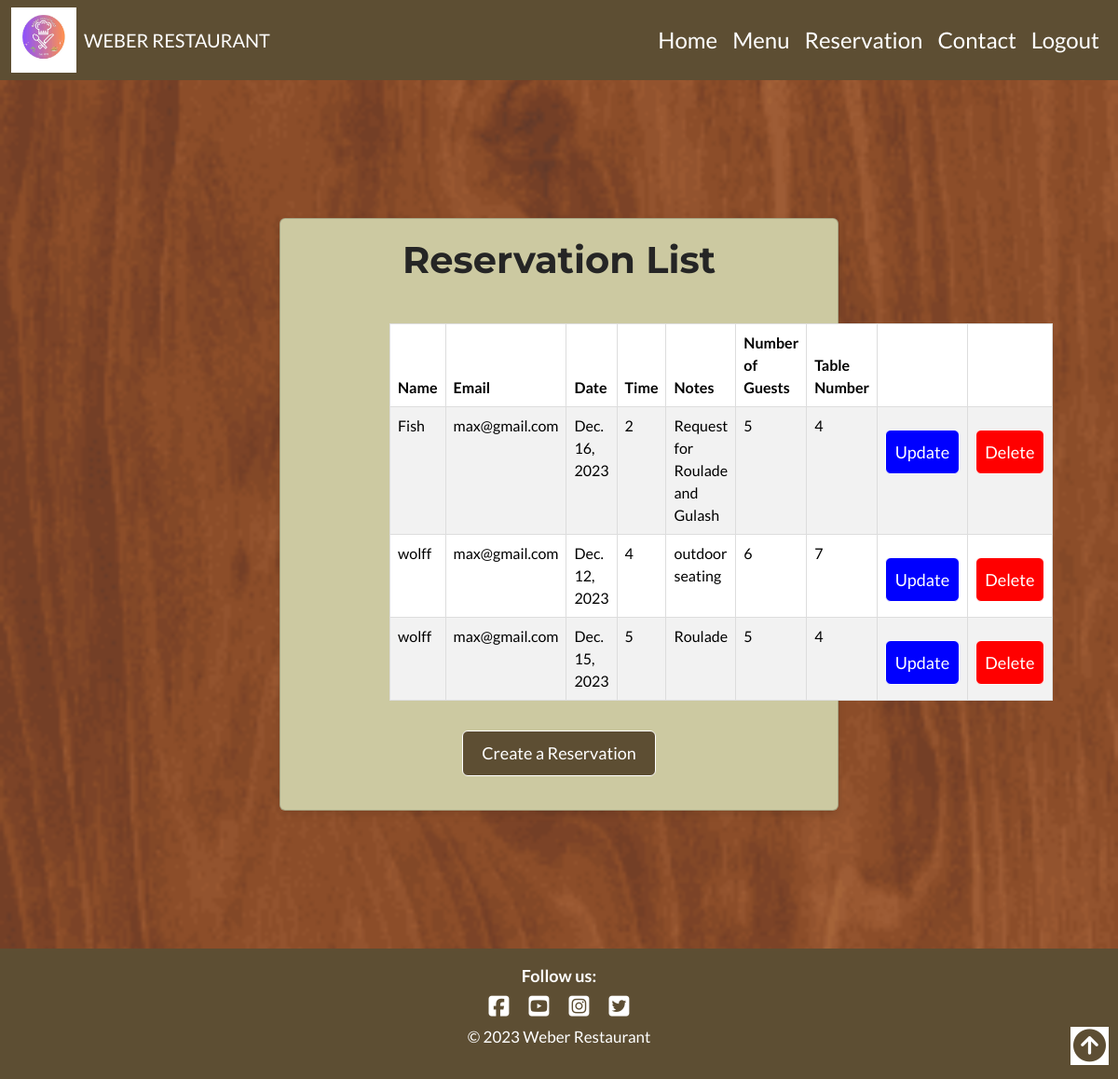
Before: /reservation_list (signed in) with the older database file.
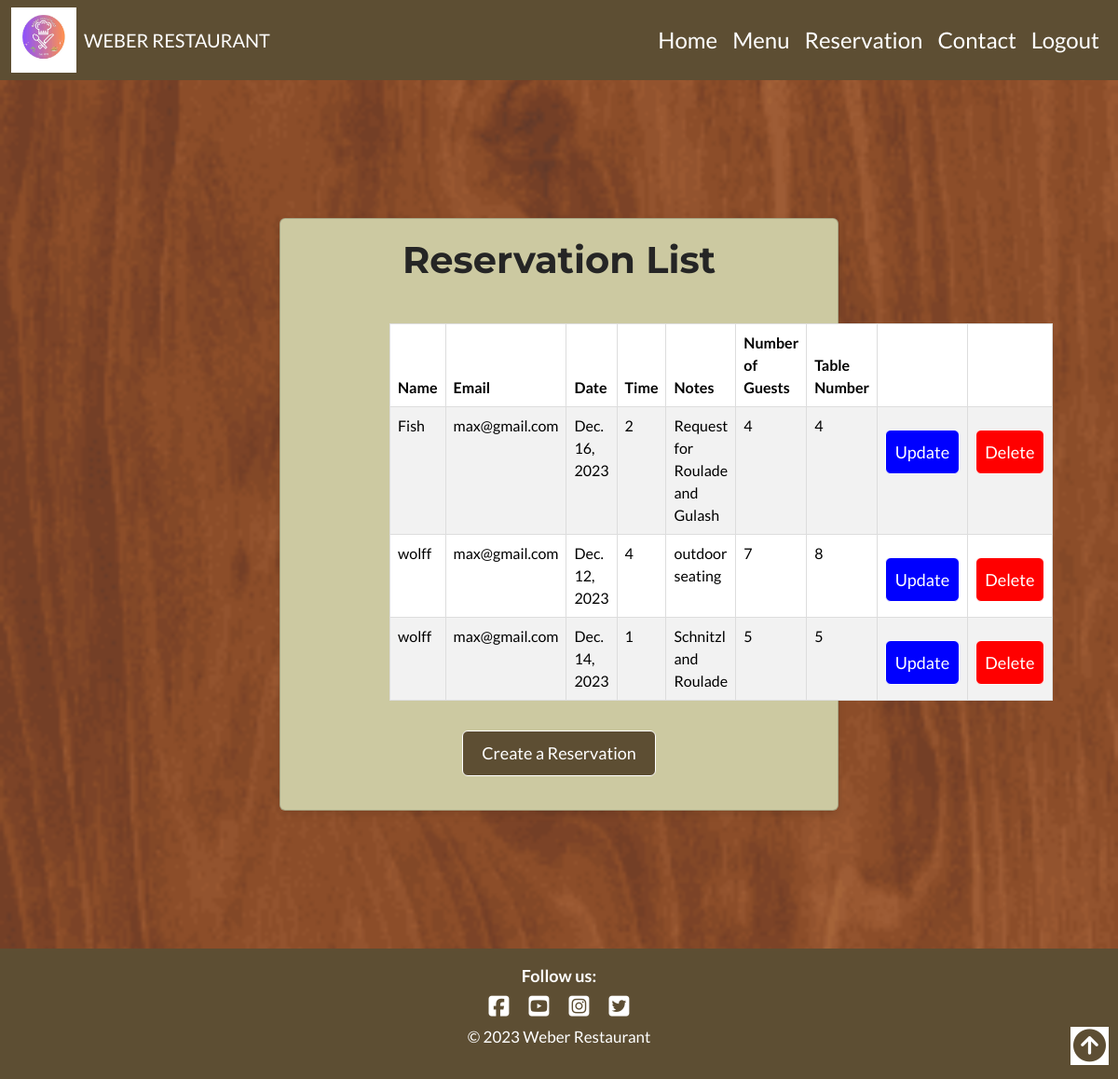
After: the same page with the newer database file.
### reservations/models.py (models this page shows, shortened)
class Reservations(models.Model):
    user = models.ForeignKey(User, on_delete=models.CASCADE)
    name = models.CharField(max_length=100)
    customer_email = models.EmailField(max_length=150)
    date = models.DateField()
    time = models.IntegerField(choices=RESERVATION_TIME, default=1)
    notes = models.TextField(null=True, blank=True) # This is not a required field
    table = models.ForeignKey('Table', on_delete=models.CASCADE)
    number_of_guests = models.IntegerField()
    created = models.DateTimeField(auto_now_add=True)

class Table(models.Model):
    table_number = models.IntegerField(unique=True)
    capacity = models.IntegerField(choices=CAPACITY, default=2)
    def __str__(self):
        return str(self.table_number)

### reservations/views.py (the view)
# urls.py: path('reservation_list', Reservation_List_View.as_view(), name='reservation_list'),
class Reservation_List_View(ListView):
    model = Reservations
    template_name = "reservation_list.html"
    context_object_name = 'reservations'
    def get_queryset(self):
        if self.request.user.is_staff:
            queryset = super().get_queryset()
            booking_email = self.request.GET.get('booking_email')
            booking_date = self.request.GET.get('booking_date')
            if booking_email:  # If booking_email is not None
                queryset = queryset.filter(customer_email=booking_email)
            if booking_date:
                queryset = queryset.filter(date=booking_date)
            queryset = queryset.filter(
                date__gte=datetime.date.today()-datetime.timedelta(days=1))
            return queryset
        else:
            return Reservations.objects.filter(user=self.request.user)
    def get_context_data(self, **kwargs):
        context = super().get_context_data(**kwargs)
        context['search_form'] = SearchReservationForm(
            self .request.GET or None)
        context['navbar'] = 'view'
        return context

### templates/reservation_list.html (shortened to what this page needs)
{% extends "base.html" %} {% block content %}
<head>
</head>
<body>
<div class="wrapper">
  <div class="container form-style w-50 card card-body mt-5 mb-5" style="background-color: #CCC9A1; margin-bottom: 40px;" id="signin">
  <h2 class="text-center">Reservation List</h2>
  <div class="row reservation-container">
    <div class="col-10 col-md-8 text-center reservations-table m-3 mx-auto">
  <table class="table table-striped table-hover table-responsive">
    <thead>
      <tr>
        <th>Name</th>
        <th>Email</th>
        <th>Date</th>
        <th>Time</th>
        <th>Notes</th>
        <th>Number of Guests</th>
        <th>Table Number</th>
        <th></th>
        <th></th>
      </tr>
    </thead>
    <tbody>
      {% for reservation in reservations %}
      <tr>
        <td>{{ reservation.name }}</td>
        <td>{{ reservation.customer_email }}</td>
        <td>{{ reservation.date }}</td>
        <td>{{ reservation.time }}</td>
        <td>{{ reservation.notes }}</td>
        <td>{{ reservation.number_of_guests }}</td>
        <td>{{ reservation.table }}</td>
        <td>
            <a class="btn btn-success mt-3 w-20 text-center" href="{% url 'reservation_edit' reservation.pk %}" style="background-color: blue; padding: 0.6rem;">Update</a>
        </td>
        <td>
          <a class="btn btn-success mt-3 w-20 text-center" href="{% url 'reservation_delete' reservation.pk %}" style="background-color: red; padding: 0.6rem;">Delete</a>
        </td>
      </tr>
      {% endfor %}
    </tbody>
  </table>
  <form method="post" action="{% url 'booking' %}">
    <button class="btn btn-success mt-3 w-20 text-center" type="submit">Create a Reservation</button>
  </form>
    </div>
  </div>
  </div>
</div>
</body>
{% endblock %}

### templates/base.html (shortened to what this page needs)
{% load static %}
<!DOCTYPE html>
<html lang="en">
  <head>
    <link
      href="https://cdn.jsdelivr.net/npm/bootstrap@5.3.2/dist/css/bootstrap.min.css"
      rel="stylesheet"
>
    <link rel="stylesheet" href="{% static "css/style.css" %}">
  </head>
  <body>
    <nav class="navbar navbar-expand-lg">
      <div class="container-fluid">
        <img src="{% static "images/weber-restaurant-logo.jpg" %}"  width="70" height="70" alt="Logo" class="d-inline-block align-text-top">
        <a class="navbar-brand px-2 display-1" href="/">
          Weber Restaurant
        </a>
        <div class="collapse navbar-collapse d-flex justify-content-sm-start justify-content-lg-end " id="navbarNavDropdown">
          <ul class="navbar-nav">
            <li class="nav-item">
              <a class="nav-link active" aria-current="page" href="{% url "homepage" %}">Home</a>
            </li>
            <li class="nav-item">
              <a class="nav-link" href="{% url "menu" %}">Menu</a>
            </li>
            <li class="nav-item">
              <a class="nav-link" href="{% url "booking" %}">Reservation</a>
            </li>
            <li class="nav-item">
              <a class="nav-link " href="{% url "contact" %}">Contact</a>
            </li>
            {% if request.user.is_authenticated %}
              <li class="nav-item">
                <a class="nav-link " href="{% url "account_logout" %}">Logout</a>
              </li>
            {% endif %}
          </ul>
        </div>
      </div>
    </nav>
    {% block content %}
    {% endblock  %}
      <footer  class="footers container-fluid d-flex flex-column align-items-center mt-auto py-3" style="background-color: #5D4E33;">
        <div class="footer-text text-white">Follow us:</div>
        <div>
            <a class="social-links" href="https://facebook.com" target="_blank" rel="noopeener" aria-label="Visit our Facebook page (opens in a new tab)">
              <i class="fa-brands fa-square-facebook"></i></a>
            <a class="social-links" href="https://youtube.com" target="_blank" rel="noopeener" aria-label="Visit our youtube page (opens in a new tab)">
              <i class="fa-brands fa-square-youtube"></i></a>
            <a class="social-links" href="https://instagram.com" target="_blank" rel="noopeener" aria-label="Visit our Instagram page (opens in a new tab)">
              <i class="fa-brands fa-square-instagram"></i></a>
            <a class="social-links" href="https://twitter.com" target="_blank" rel="noopeener" aria-label="Visit our Twitter page (opens in a new tab)">
              <i class="fa-brands fa-square-twitter"></i></a>
        </div>
        <p class="text-white text-font"> &copy; <span id="date"></span> Weber Restaurant </p>
      </footer>
      <a href="#top"><i class="fa-solid fa-circle-arrow-up top"></i></a>
    <link rel="stylesheet" href="https://cdnjs.cloudflare.com/ajax/libs/font-awesome/6.4.2/css/all.min.css">
</body>
</html>

### static/css/style.css (style rules this page uses)
* { box-sizing: border-box; text-decoration: none; }
body { font-family: Lato, sans-serif; font-weight: 400; color: #3a3a3a; }
h1, h2 { font-family: Montserrat, sans-serif; font-weight: 700; color: #252525; }
.navbar { background-color: #5D4E33; }
.navbar-brand { color: #fff; font-size: 20px; font-weight: 400; text-transform: uppercase; }
.nav-link { font-size: 24px; font-weight: 500; color: #fff; transition: all 2s ease; }
a { color: white !important; }
.fa-solid { color: #5D4E33; font-size: 35px; }
.top { position: fixed; bottom: 15px; right: 10px; background-color: #fff; padding: 3px; color: #5D4E33; }
.footers { margin-top: 35px; background-color: #5D4E33; max-width: 100%; padding: 12px 0; display: flex; flex-direction: column; justify-content: center; align-items: center; }
.social-links i { padding: 7px 9px; transition: all 0.2s ease; color: #fff; font-size: 25px; }
.footer-text { font-size: 18px; font-weight: 600; }
.text-font { font-size: 17px; }
.wrapper { background: url("../images/about-bg1.png"); background-attachment: fixed; color: white; background-repeat: no-repeat; background-size: cover; padding-top: 100px; padding-bottom: 100px; }
h2 { font-size: 40px; }
#signin { background-color: #f8f9fa; padding: 20px; box-shadow: 0 4px 8px rgba(0, 0, 0, 0.1); color: #3a3a3a; }
.btn { background-color: #5D4E33; border-color: #fff; transition: all 0.8s ease; font-size: 18px; padding: 10px 20px; }

### templates/reservation_list.html (style rules this page uses)
table { width: 100%; border-collapse: collapse; margin-top: 20px; }
td, th { padding: 8px; border: 1px solid #ddd; text-align: left; color: black; }
th { background-color: #f2f2f2; }

Changed rows visible on the page:
removed Reservations: name "wolff", customer_email "max@gmail.com", date "Dec. 15, 2023", time "5", notes "Roulade", number_of_guests "5", table "4"
changed Reservations "Fish": number_of_guests "5" → "4"
changed Reservations "Dec. 12, 2023": number_of_guests "6" → "7"; table "7" → "8"
added Reservations: name "wolff", customer_email "max@gmail.com", date "Dec. 14, 2023", time "1", notes "Schnitzl and Roulade", number_of_guests "5", table "5"
